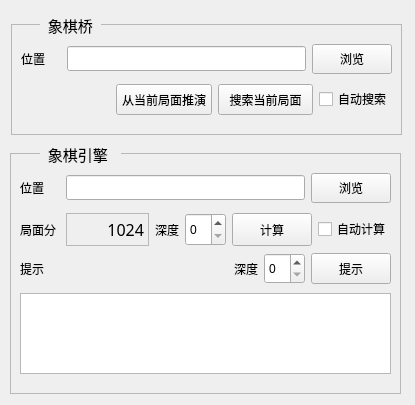
<?xml version="1.0" encoding="UTF-8"?>
<ui version="4.0">
 <class>MainFrame</class>
 <widget class="QWidget" name="MainFrame">
  <property name="geometry">
   <rect>
    <x>0</x>
    <y>0</y>
    <width>415</width>
    <height>405</height>
   </rect>
  </property>
  <property name="windowTitle">
   <string>ChessHelper</string>
  </property>
  <widget class="QFrame" name="frame">
   <property name="geometry">
    <rect>
     <x>11</x>
     <y>24</y>
     <width>391</width>
     <height>111</height>
    </rect>
   </property>
   <property name="styleSheet">
    <string notr="true"> font-size: 12px</string>
   </property>
   <property name="frameShape">
    <enum>QFrame::StyledPanel</enum>
   </property>
   <property name="frameShadow">
    <enum>QFrame::Plain</enum>
   </property>
   <property name="lineWidth">
    <number>1</number>
   </property>
   <property name="midLineWidth">
    <number>0</number>
   </property>
   <widget class="QWidget" name="horizontalLayoutWidget">
    <property name="geometry">
     <rect>
      <x>10</x>
      <y>20</y>
      <width>371</width>
      <height>31</height>
     </rect>
    </property>
    <layout class="QHBoxLayout" name="horizontalLayout" stretch="1,5,1">
     <property name="bottomMargin">
      <number>1</number>
     </property>
     <item>
      <widget class="QLabel" name="label_2">
       <property name="sizePolicy">
        <sizepolicy hsizetype="Fixed" vsizetype="Preferred">
         <horstretch>0</horstretch>
         <verstretch>0</verstretch>
        </sizepolicy>
       </property>
       <property name="minimumSize">
        <size>
         <width>40</width>
         <height>0</height>
        </size>
       </property>
       <property name="styleSheet">
        <string notr="true">font-s</string>
       </property>
       <property name="text">
        <string>位置</string>
       </property>
      </widget>
     </item>
     <item>
      <widget class="QLineEdit" name="leCCBridge">
       <property name="enabled">
        <bool>true</bool>
       </property>
       <property name="font">
        <font>
         <family>微软雅黑</family>
         <pointsize>-1</pointsize>
        </font>
       </property>
       <property name="styleSheet">
        <string notr="true"/>
       </property>
       <property name="readOnly">
        <bool>true</bool>
       </property>
      </widget>
     </item>
     <item>
      <widget class="QPushButton" name="btnBrowseCCBridge">
       <property name="sizePolicy">
        <sizepolicy hsizetype="Minimum" vsizetype="MinimumExpanding">
         <horstretch>0</horstretch>
         <verstretch>0</verstretch>
        </sizepolicy>
       </property>
       <property name="styleSheet">
        <string notr="true"/>
       </property>
       <property name="text">
        <string>浏览</string>
       </property>
      </widget>
     </item>
    </layout>
   </widget>
   <widget class="QWidget" name="horizontalLayoutWidget_4">
    <property name="geometry">
     <rect>
      <x>10</x>
      <y>60</y>
      <width>371</width>
      <height>31</height>
     </rect>
    </property>
    <layout class="QHBoxLayout" name="horizontalLayout_5">
     <item>
      <spacer name="horizontalSpacer">
       <property name="orientation">
        <enum>Qt::Horizontal</enum>
       </property>
       <property name="sizeHint" stdset="0">
        <size>
         <width>40</width>
         <height>20</height>
        </size>
       </property>
      </spacer>
     </item>
     <item>
      <widget class="QPushButton" name="btnDeduce">
       <property name="sizePolicy">
        <sizepolicy hsizetype="Expanding" vsizetype="MinimumExpanding">
         <horstretch>0</horstretch>
         <verstretch>0</verstretch>
        </sizepolicy>
       </property>
       <property name="text">
        <string>从当前局面推演</string>
       </property>
      </widget>
     </item>
     <item>
      <widget class="QPushButton" name="btnSearch">
       <property name="sizePolicy">
        <sizepolicy hsizetype="Expanding" vsizetype="MinimumExpanding">
         <horstretch>0</horstretch>
         <verstretch>0</verstretch>
        </sizepolicy>
       </property>
       <property name="text">
        <string>搜索当前局面</string>
       </property>
      </widget>
     </item>
     <item>
      <widget class="QCheckBox" name="cbAutoSearch">
       <property name="layoutDirection">
        <enum>Qt::LeftToRight</enum>
       </property>
       <property name="text">
        <string>自动搜索</string>
       </property>
      </widget>
     </item>
    </layout>
   </widget>
  </widget>
  <widget class="QLabel" name="label">
   <property name="geometry">
    <rect>
     <x>40</x>
     <y>10</y>
     <width>61</width>
     <height>31</height>
    </rect>
   </property>
   <property name="font">
    <font>
     <family>Agency FB</family>
     <pointsize>11</pointsize>
    </font>
   </property>
   <property name="autoFillBackground">
    <bool>true</bool>
   </property>
   <property name="text">
    <string>  象棋桥    </string>
   </property>
  </widget>
  <widget class="QFrame" name="frame_2">
   <property name="geometry">
    <rect>
     <x>10</x>
     <y>153</y>
     <width>391</width>
     <height>241</height>
    </rect>
   </property>
   <property name="styleSheet">
    <string notr="true"> font-size: 12px</string>
   </property>
   <property name="frameShape">
    <enum>QFrame::StyledPanel</enum>
   </property>
   <property name="frameShadow">
    <enum>QFrame::Plain</enum>
   </property>
   <property name="lineWidth">
    <number>1</number>
   </property>
   <property name="midLineWidth">
    <number>0</number>
   </property>
   <widget class="QWidget" name="horizontalLayoutWidget_3">
    <property name="geometry">
     <rect>
      <x>10</x>
      <y>20</y>
      <width>371</width>
      <height>31</height>
     </rect>
    </property>
    <layout class="QHBoxLayout" name="horizontalLayout_4" stretch="1,5,1">
     <property name="bottomMargin">
      <number>1</number>
     </property>
     <item>
      <widget class="QLabel" name="label_6">
       <property name="sizePolicy">
        <sizepolicy hsizetype="Fixed" vsizetype="Preferred">
         <horstretch>0</horstretch>
         <verstretch>0</verstretch>
        </sizepolicy>
       </property>
       <property name="minimumSize">
        <size>
         <width>40</width>
         <height>0</height>
        </size>
       </property>
       <property name="font">
        <font>
         <family>Agency FB</family>
         <pointsize>-1</pointsize>
        </font>
       </property>
       <property name="styleSheet">
        <string notr="true">f</string>
       </property>
       <property name="text">
        <string>位置</string>
       </property>
      </widget>
     </item>
     <item>
      <widget class="QLineEdit" name="leUcci">
       <property name="enabled">
        <bool>true</bool>
       </property>
       <property name="font">
        <font>
         <family>微软雅黑</family>
         <pointsize>-1</pointsize>
        </font>
       </property>
       <property name="styleSheet">
        <string notr="true"/>
       </property>
       <property name="readOnly">
        <bool>true</bool>
       </property>
      </widget>
     </item>
     <item>
      <widget class="QPushButton" name="btnBrowseUcci">
       <property name="sizePolicy">
        <sizepolicy hsizetype="Minimum" vsizetype="MinimumExpanding">
         <horstretch>0</horstretch>
         <verstretch>0</verstretch>
        </sizepolicy>
       </property>
       <property name="styleSheet">
        <string notr="true"/>
       </property>
       <property name="text">
        <string>浏览</string>
       </property>
      </widget>
     </item>
    </layout>
   </widget>
   <widget class="QWidget" name="horizontalLayoutWidget_5">
    <property name="geometry">
     <rect>
      <x>10</x>
      <y>60</y>
      <width>371</width>
      <height>33</height>
     </rect>
    </property>
    <layout class="QHBoxLayout" name="horizontalLayout_6" stretch="1,2,0,0,1,1">
     <item>
      <widget class="QLabel" name="label_8">
       <property name="sizePolicy">
        <sizepolicy hsizetype="Fixed" vsizetype="Preferred">
         <horstretch>0</horstretch>
         <verstretch>0</verstretch>
        </sizepolicy>
       </property>
       <property name="minimumSize">
        <size>
         <width>40</width>
         <height>0</height>
        </size>
       </property>
       <property name="text">
        <string>局面分</string>
       </property>
      </widget>
     </item>
     <item>
      <widget class="QLabel" name="lbScore">
       <property name="font">
        <font>
         <family>Agency FB</family>
         <pointsize>-1</pointsize>
        </font>
       </property>
       <property name="styleSheet">
        <string notr="true">font-size: 16px</string>
       </property>
       <property name="frameShape">
        <enum>QFrame::StyledPanel</enum>
       </property>
       <property name="text">
        <string>1024</string>
       </property>
       <property name="alignment">
        <set>Qt::AlignBottom|Qt::AlignRight|Qt::AlignTrailing</set>
       </property>
      </widget>
     </item>
     <item>
      <widget class="QLabel" name="label_3">
       <property name="text">
        <string>深度</string>
       </property>
      </widget>
     </item>
     <item>
      <widget class="QSpinBox" name="sbScoreDepth">
       <property name="sizePolicy">
        <sizepolicy hsizetype="Minimum" vsizetype="MinimumExpanding">
         <horstretch>0</horstretch>
         <verstretch>0</verstretch>
        </sizepolicy>
       </property>
      </widget>
     </item>
     <item>
      <widget class="QPushButton" name="btnValuate">
       <property name="sizePolicy">
        <sizepolicy hsizetype="Expanding" vsizetype="MinimumExpanding">
         <horstretch>0</horstretch>
         <verstretch>0</verstretch>
        </sizepolicy>
       </property>
       <property name="text">
        <string>计算</string>
       </property>
      </widget>
     </item>
     <item>
      <widget class="QCheckBox" name="cbAutoValuate">
       <property name="text">
        <string>自动计算</string>
       </property>
      </widget>
     </item>
    </layout>
   </widget>
   <widget class="QWidget" name="horizontalLayoutWidget_6">
    <property name="geometry">
     <rect>
      <x>10</x>
      <y>100</y>
      <width>371</width>
      <height>31</height>
     </rect>
    </property>
    <layout class="QHBoxLayout" name="horizontalLayout_7">
     <item>
      <widget class="QLabel" name="label_9">
       <property name="text">
        <string>提示</string>
       </property>
      </widget>
     </item>
     <item>
      <spacer name="horizontalSpacer_2">
       <property name="orientation">
        <enum>Qt::Horizontal</enum>
       </property>
       <property name="sizeHint" stdset="0">
        <size>
         <width>40</width>
         <height>20</height>
        </size>
       </property>
      </spacer>
     </item>
     <item>
      <widget class="QLabel" name="label_4">
       <property name="text">
        <string>深度</string>
       </property>
      </widget>
     </item>
     <item>
      <widget class="QSpinBox" name="sbHelperDepth">
       <property name="sizePolicy">
        <sizepolicy hsizetype="Minimum" vsizetype="MinimumExpanding">
         <horstretch>0</horstretch>
         <verstretch>0</verstretch>
        </sizepolicy>
       </property>
      </widget>
     </item>
     <item>
      <widget class="QPushButton" name="btnHelp">
       <property name="sizePolicy">
        <sizepolicy hsizetype="Minimum" vsizetype="MinimumExpanding">
         <horstretch>0</horstretch>
         <verstretch>0</verstretch>
        </sizepolicy>
       </property>
       <property name="text">
        <string>提示</string>
       </property>
      </widget>
     </item>
    </layout>
   </widget>
   <widget class="QTextBrowser" name="tbHelper">
    <property name="enabled">
     <bool>true</bool>
    </property>
    <property name="geometry">
     <rect>
      <x>10</x>
      <y>140</y>
      <width>371</width>
      <height>81</height>
     </rect>
    </property>
    <property name="html">
     <string>&lt;!DOCTYPE HTML PUBLIC &quot;-//W3C//DTD HTML 4.0//EN&quot; &quot;http://www.w3.org/TR/REC-html40/strict.dtd&quot;&gt;
&lt;html&gt;&lt;head&gt;&lt;meta name=&quot;qrichtext&quot; content=&quot;1&quot; /&gt;&lt;style type=&quot;text/css&quot;&gt;
p, li { white-space: pre-wrap; }
&lt;/style&gt;&lt;/head&gt;&lt;body style=&quot; font-family:'SimSun'; font-size:12px; font-weight:400; font-style:normal;&quot;&gt;
&lt;p style=&quot;-qt-paragraph-type:empty; margin-top:0px; margin-bottom:0px; margin-left:0px; margin-right:0px; -qt-block-indent:0; text-indent:0px;&quot;&gt;&lt;br /&gt;&lt;/p&gt;&lt;/body&gt;&lt;/html&gt;</string>
    </property>
   </widget>
  </widget>
  <widget class="QLabel" name="label_5">
   <property name="geometry">
    <rect>
     <x>40</x>
     <y>139</y>
     <width>81</width>
     <height>31</height>
    </rect>
   </property>
   <property name="font">
    <font>
     <family>Agency FB</family>
     <pointsize>11</pointsize>
    </font>
   </property>
   <property name="autoFillBackground">
    <bool>true</bool>
   </property>
   <property name="text">
    <string>  象棋引擎</string>
   </property>
  </widget>
 </widget>
 <resources/>
 <connections/>
</ui>
